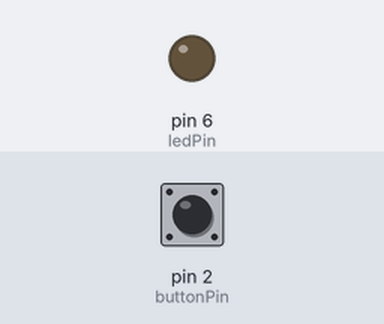
This sketch was run on a simulated Arduino Uno, built with avr-gcc and run on an emulated ATmega328P. On the bench: output pins drawn as LEDs (lit = HIGH). The test bench sets the inputs (shaded band); at power-on: pin 2 (buttonPin) LOW.

Above: at 1.2 s.
1.3 s: pin 2 (buttonPin) pulled HIGH for 0.15 s
At 2.2 s:
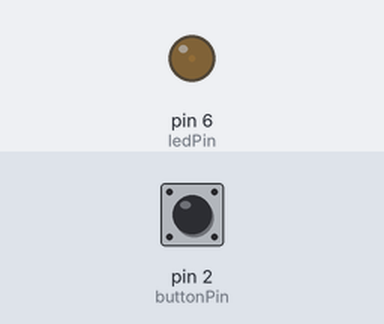
2.9 s: pin 2 (buttonPin) pulled HIGH for 1 s
At 3.4 s:
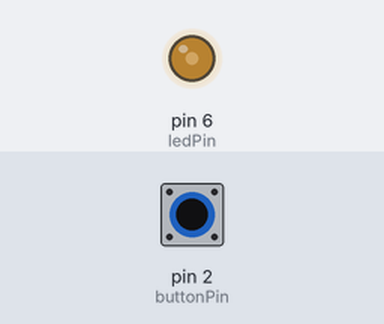
5.4 s: pin 2 (buttonPin) pulled HIGH for 0.15 s
At 6.5 s:
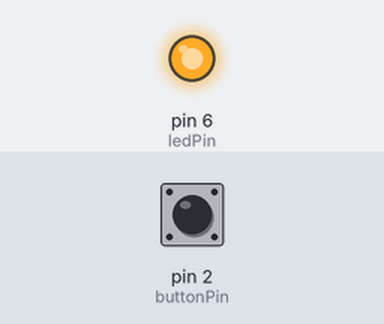
Timing chart, 0 to 8.4 s (numbered marks = the images above; inputs shaded):
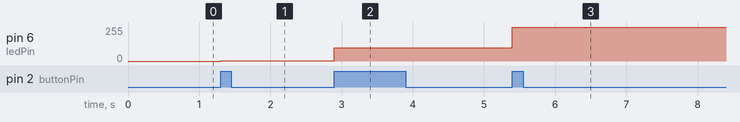

The sketch:

buttonMode.ino
```cpp
/* LED have 5 settings changed by a push button. Settings are:  off, low, medium,
  high and flashing
 */

const int buttonPin = 2; //num of pin connected to button
const  int ledPin = 6; //num of pin connected to led

int buttonState = 0; //is button pressed
int brightMode = 0; //mode of brightness of LED, counts up 0-5 every time button pressed
int didLift = 1;

void setup() {

pinMode(ledPin, OUTPUT);
pinMode(buttonPin, INPUT);
}

void loop() {
 //read state of button
  buttonState = digitalRead(buttonPin);

  if((buttonState==HIGH)&&(didLift==1)){
    if(brightMode==4){
      brightMode=0;
    }else{
       brightMode++;
    }
    didLift = 0;
  }
  switch(brightMode){
    case 0:
      digitalWrite(ledPin, LOW); //mode off
    break;
    case 1:
      analogWrite(ledPin, 1); //mode low
    break;
    case 2:
      analogWrite(ledPin, 100); //mode medium
    break;
    case 3:
      digitalWrite(ledPin, HIGH); //mode high
    break;
    case 4:
      buttonState = digitalRead(buttonPin);
      digitalWrite(ledPin, LOW); //mode flash
      delay(200);
      buttonState = digitalRead(buttonPin); //makes  sure a quick press is picked up
      digitalWrite(ledPin, HIGH);
      delay(200);
    break;
  }
  buttonState = digitalRead(buttonPin);
  if(buttonState==LOW){
    didLift = 1; //makes sure the butten has been pressed not held
  }
}
```

Measured:
- after the input at 1.3 s, pin 6 (ledPin): 0/255 → 1/255 at once
- after the input at 2.9 s, pin 6 (ledPin): 1/255 → 100/255 at once
- after the input at 5.4 s, pin 6 (ledPin): 100/255 → 255/255 at once
